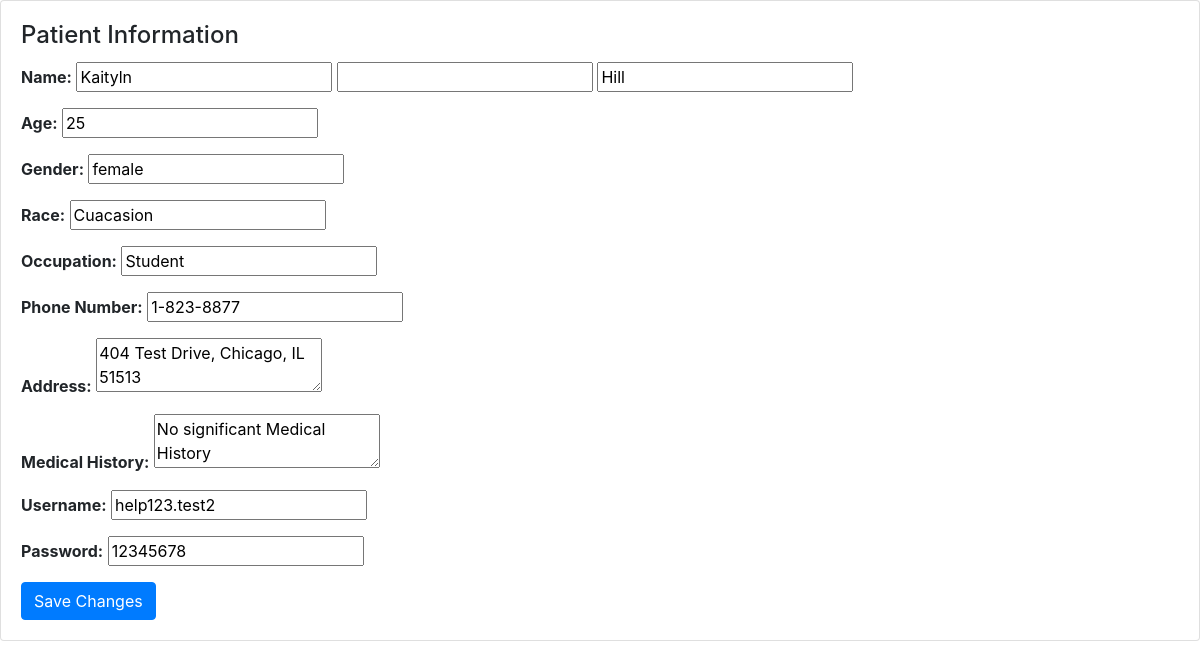
/Patient/updatePatientInfo.php (signed in), run on the app's committed database.
### tables this page shows
CREATE TABLE `patient` (
  `SSN` varchar(11) NOT NULL,
  `FName` varchar(50) DEFAULT NULL,
  `MI` varchar(50) DEFAULT NULL,
  `LName` varchar(50) DEFAULT NULL,
  `Age` int(3) DEFAULT NULL,
  `Gender` varchar(50) DEFAULT NULL,
  `Race` varchar(50) DEFAULT NULL,
  `Occupation` varchar(50) DEFAULT NULL,
  `PhoneNumber` varchar(50) DEFAULT NULL,
  `Address` varchar(100) DEFAULT NULL,
  `MedicalHistory` varchar(300) DEFAULT NULL,
  `Username` varchar(40) NOT NULL,
  `Password` varchar(30) DEFAULT NULL
);

### Patient/updatePatientInfo.php (the view, shortened to what this page needs)
<!DOCTYPE html>
<html lang="en">
<head>
    <link rel="stylesheet" href="https://stackpath.bootstrapcdn.com/bootstrap/4.3.1/css/bootstrap.min.css">
</head>
<body>
<?php
$conn = new mysqli("localhost", "root", "", "uihdatabase") or die("Unable to connect");
if (isset($_SESSION['username'])) {
    $loggedInSSN = $_SESSION['ssn'];
    $stmt = $conn->prepare("SELECT * FROM patient WHERE SSN = ?");
    $stmt->bind_param("s", $loggedInSSN);
    $stmt->execute();
    $result = $stmt->get_result();
    if ($result->num_rows > 0) {
        $patientData = $result->fetch_assoc();
        echo "<div class='card'>";
        echo "<div class='card-body'>";
        echo "<h4 class='card-title'>Patient Information</h4>";
        echo "<form method='POST' action='updatePatientInfo.php'>";
        echo "<p><strong>Name:</strong> <input type='text' name='fname' value='{$patientData['FName']}' required> <input type='text' name='mi' value='{$patientData['MI']}' maxlength='1'> <input type='text' name='lname' value='{$patientData['LName']}' required></p>";
        echo "<p><strong>Age:</strong> <input type='number' name='age' value='{$patientData['Age']}' required></p>";
        echo "<p><strong>Gender:</strong> <input type='text' name='gender' value='{$patientData['Gender']}' required></p>";
        echo "<p><strong>Race:</strong> <input type='text' name='race' value='{$patientData['Race']}' required></p>";
        echo "<p><strong>Occupation:</strong> <input type='text' name='occupation' value='{$patientData['Occupation']}'></p>";
        echo "<p><strong>Phone Number:</strong> <input type='tel' name='phone' value='{$patientData['PhoneNumber']}' required></p>";
        echo "<p><strong>Address:</strong> <textarea name='address' required>{$patientData['Address']}</textarea></p>";
        echo "<p><strong>Medical History:</strong> <textarea name='medicalhistory' required>{$patientData['MedicalHistory']}</textarea></p>";
        echo "<p><strong>Username:</strong> <input type='text' name='username' value='{$patientData['Username']}' required></p>";
        echo "<p><strong>Password:</strong> <input type='text' name='password' value='{$patientData['Password']}' required></p>";
        echo "<button type='submit' class='btn btn-primary'>Save Changes</button>";
        echo "</form>";
        echo "</div>";
        echo "</div>";
    } else {
        echo "<p>No patient information found.</p>";
    }
} else {
    echo "<p>Please log in to view patient information.</p>";
}
?>

### data on the page
patient: fname "Kaityln", lname "Hill", age "25", gender "female", race "Cuacasion", occupation "Student", phone "1-823-8877", address "404 Test Drive, Chicago, IL 51513", medicalhistory "No significant Medical History", username "help123.test2", password "12345678"
